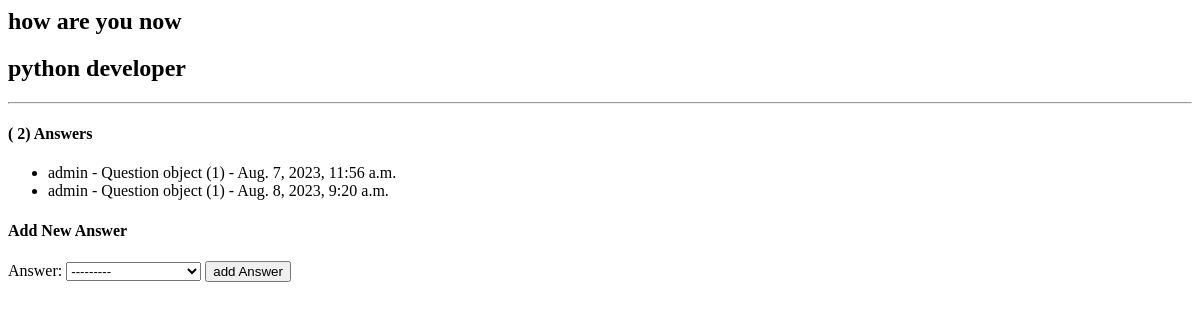
The app's page /questions/1, older data.
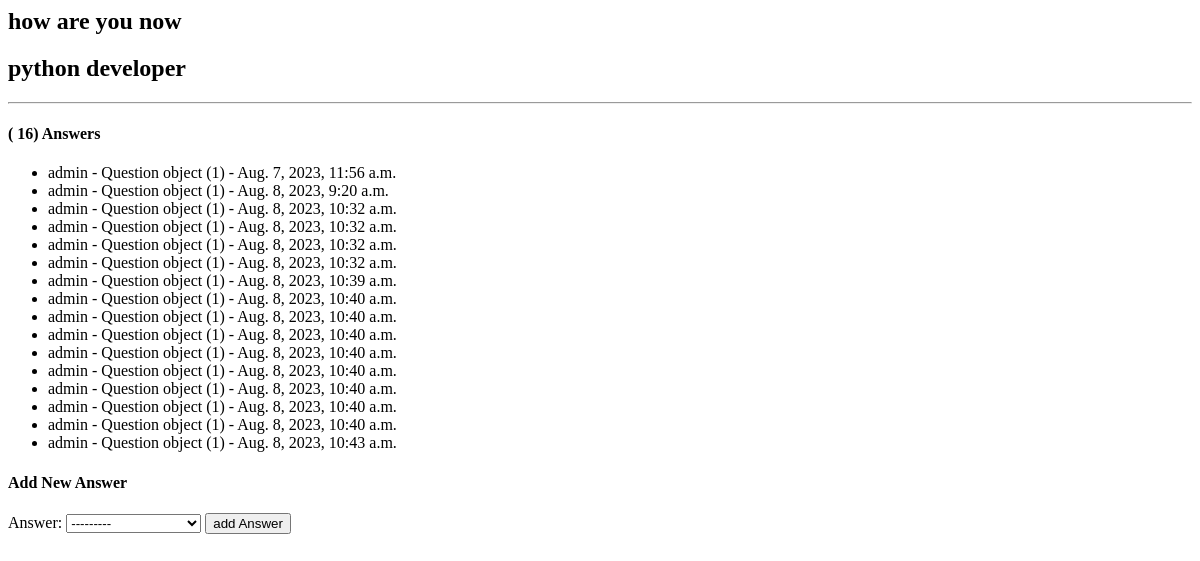
The same page, newer data.
### forumXO/models.py (models this page shows)
class Question(models.Model):
    Author = models.ForeignKey(User, related_name='question_author', on_delete=models.CASCADE)
    question = models.CharField(max_length=2000)
    content =  models.TextField(max_length=1000)
    tags = TaggableManager()
    created_at = models.DateTimeField(default=timezone.now)

class Answer (models.Model):
    author =  models.ForeignKey(User,related_name='answer_author',on_delete=models.CASCADE)
    answer = models.ForeignKey(Question,related_name='answer_question',on_delete=models.CASCADE)
    question =models.CharField(max_length=1000)
    created_at = models.DateTimeField(default=timezone.now)

### forumXO/views.py (the view)
# urls.py: path('questions/<int:id>',detail_question),
def detail_question(request,id):
    question= Question.objects.get(id=id)
    if request.method == 'POST':
        form = AnswerForm(request.POST)
        if form.is_valid():
            myform = form.save(commit=False)
            myform.author = request.user
            myform.question= question
            myform.save()
    else:
        form =AnswerForm()
    return render(request,'forumXO/detail_list.html',{'question':question,'form':form})

### forumXO/forms.py
class AnswerForm(forms.ModelForm):
    class Meta:
        model = Answer
        fields = ['answer']

### forumXO/templates/forumXO/detail_list.html (shortened to what this page needs)
<h2>{{question.question}}</h2>
<h2>{{question.content}}</h2>
<hr>
<h4>( {{question.answer_question.all|length}}) Answers</h4>
<ul>
    {% for object in question.answer_question.all %}
       <li>{{object.author}} - {{object.answer}} - {{object.created_at}}</li>
    {% endfor %}
</ul>
<h4>Add New Answer</h4>
<form method="post">
      {{form}}
    <input type="submit" value="add Answer">
</form>

Row changes from the older to the newer data that the page shows:
computed for Question "how are you now": answer_question.all|length "2" → "16"
added Answer: author "admin", answer "Question object (1)", created_at "Aug. 8, 2023, 10:32 a.m."
added Answer: author "admin", answer "Question object (1)", created_at "Aug. 8, 2023, 10:32 a.m."
added Answer: author "admin", answer "Question object (1)", created_at "Aug. 8, 2023, 10:32 a.m."
added Answer: author "admin", answer "Question object (1)", created_at "Aug. 8, 2023, 10:32 a.m."
added Answer: author "admin", answer "Question object (1)", created_at "Aug. 8, 2023, 10:39 a.m."
added Answer: author "admin", answer "Question object (1)", created_at "Aug. 8, 2023, 10:40 a.m."
added Answer: author "admin", answer "Question object (1)", created_at "Aug. 8, 2023, 10:40 a.m."
added Answer: author "admin", answer "Question object (1)", created_at "Aug. 8, 2023, 10:40 a.m."
added Answer: author "admin", answer "Question object (1)", created_at "Aug. 8, 2023, 10:40 a.m."
added Answer: author "admin", answer "Question object (1)", created_at "Aug. 8, 2023, 10:40 a.m."
added Answer: author "admin", answer "Question object (1)", created_at "Aug. 8, 2023, 10:40 a.m."
added Answer: author "admin", answer "Question object (1)", created_at "Aug. 8, 2023, 10:40 a.m."
added Answer: author "admin", answer "Question object (1)", created_at "Aug. 8, 2023, 10:40 a.m."
added Answer: author "admin", answer "Question object (1)", created_at "Aug. 8, 2023, 10:43 a.m."
